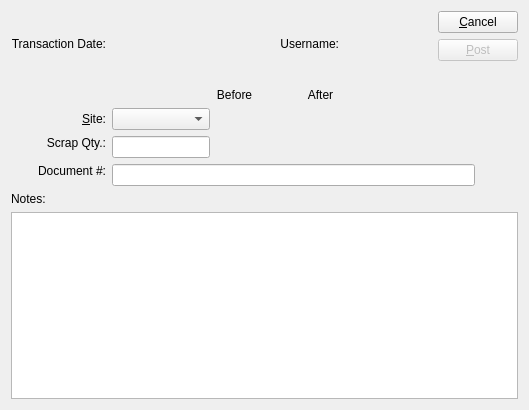
<?xml version="1.0" encoding="UTF-8"?>
<ui version="4.0">
 <comment>This file is part of the xTuple ERP: PostBooks Edition, a free and
open source Enterprise Resource Planning software suite,
Copyright (c) 1999-2019 by OpenMFG LLC, d/b/a xTuple.
It is licensed to you under the Common Public Attribution License
version 1.0, the full text of which (including xTuple-specific Exhibits)
is available at www.xtuple.com/CPAL.  By using this software, you agree
to be bound by its terms.</comment>
 <class>scrapTrans</class>
 <widget class="QWidget" name="scrapTrans">
  <property name="geometry">
   <rect>
    <x>0</x>
    <y>0</y>
    <width>529</width>
    <height>410</height>
   </rect>
  </property>
  <property name="windowTitle">
   <string>Scrap Transaction</string>
  </property>
  <layout class="QGridLayout" name="gridLayout">
   <item row="0" column="0">
    <widget class="QLabel" name="_transDateLit">
     <property name="text">
      <string>Transaction Date:</string>
     </property>
     <property name="alignment">
      <set>Qt::AlignRight|Qt::AlignTrailing|Qt::AlignVCenter</set>
     </property>
    </widget>
   </item>
   <item row="0" column="1" colspan="4">
    <widget class="DLineEdit" name="_transDate"/>
   </item>
   <item row="0" column="5" colspan="3">
    <widget class="QLabel" name="_usernameLit">
     <property name="text">
      <string>Username:</string>
     </property>
     <property name="alignment">
      <set>Qt::AlignRight|Qt::AlignTrailing|Qt::AlignVCenter</set>
     </property>
    </widget>
   </item>
   <item row="0" column="8">
    <widget class="QLabel" name="_username">
     <property name="sizePolicy">
      <sizepolicy hsizetype="Expanding" vsizetype="Preferred">
       <horstretch>0</horstretch>
       <verstretch>0</verstretch>
      </sizepolicy>
     </property>
    </widget>
   </item>
   <item row="0" column="10" rowspan="2" colspan="2">
    <layout class="QVBoxLayout">
     <item>
      <widget class="QPushButton" name="_close">
       <property name="text">
        <string>&amp;Cancel</string>
       </property>
      </widget>
     </item>
     <item>
      <widget class="QPushButton" name="_post">
       <property name="enabled">
        <bool>false</bool>
       </property>
       <property name="text">
        <string>&amp;Post</string>
       </property>
       <property name="autoDefault">
        <bool>true</bool>
       </property>
       <property name="default">
        <bool>true</bool>
       </property>
      </widget>
     </item>
     <item>
      <spacer>
       <property name="orientation">
        <enum>Qt::Vertical</enum>
       </property>
       <property name="sizeType">
        <enum>QSizePolicy::Expanding</enum>
       </property>
       <property name="sizeHint" stdset="0">
        <size>
         <width>20</width>
         <height>20</height>
        </size>
       </property>
      </spacer>
     </item>
    </layout>
   </item>
   <item row="1" column="0" colspan="9">
    <widget class="ItemCluster" name="_item"/>
   </item>
   <item row="2" column="4">
    <widget class="QLabel" name="_beforeLit">
     <property name="maximumSize">
      <size>
       <width>80</width>
       <height>32767</height>
      </size>
     </property>
     <property name="text">
      <string>Before</string>
     </property>
     <property name="alignment">
      <set>Qt::AlignCenter</set>
     </property>
    </widget>
   </item>
   <item row="2" column="6" colspan="2">
    <widget class="QLabel" name="_afterLit">
     <property name="text">
      <string>After</string>
     </property>
     <property name="alignment">
      <set>Qt::AlignCenter</set>
     </property>
    </widget>
   </item>
   <item row="3" column="0">
    <widget class="QLabel" name="_warehouseLit">
     <property name="text">
      <string>&amp;Site:</string>
     </property>
     <property name="alignment">
      <set>Qt::AlignRight|Qt::AlignTrailing|Qt::AlignVCenter</set>
     </property>
     <property name="buddy">
      <cstring>_warehouse</cstring>
     </property>
    </widget>
   </item>
   <item row="3" column="4" colspan="2">
    <widget class="XLabel" name="_beforeQty">
     <property name="minimumSize">
      <size>
       <width>80</width>
       <height>0</height>
      </size>
     </property>
     <property name="alignment">
      <set>Qt::AlignRight|Qt::AlignTrailing|Qt::AlignVCenter</set>
     </property>
    </widget>
   </item>
   <item row="3" column="6" colspan="3">
    <widget class="XLabel" name="_afterQty">
     <property name="minimumSize">
      <size>
       <width>80</width>
       <height>0</height>
      </size>
     </property>
     <property name="alignment">
      <set>Qt::AlignRight|Qt::AlignTrailing|Qt::AlignVCenter</set>
     </property>
    </widget>
   </item>
   <item row="5" column="0">
    <widget class="QLabel" name="_qtyLit">
     <property name="text">
      <string>Scrap Qty.:</string>
     </property>
     <property name="alignment">
      <set>Qt::AlignRight|Qt::AlignTrailing|Qt::AlignVCenter</set>
     </property>
    </widget>
   </item>
   <item row="5" column="1" rowspan="2" colspan="3">
    <widget class="XLineEdit" name="_qty">
     <property name="alignment">
      <set>Qt::AlignRight</set>
     </property>
    </widget>
   </item>
   <item row="6" column="0" rowspan="2">
    <widget class="QLabel" name="_documentNumLit">
     <property name="text">
      <string>Document #:</string>
     </property>
     <property name="alignment">
      <set>Qt::AlignRight|Qt::AlignTrailing|Qt::AlignVCenter</set>
     </property>
    </widget>
   </item>
   <item row="7" column="1" colspan="10">
    <widget class="XLineEdit" name="_documentNum"/>
   </item>
   <item row="8" column="0">
    <widget class="QLabel" name="_notesLit">
     <property name="text">
      <string>Notes:</string>
     </property>
    </widget>
   </item>
   <item row="9" column="0" colspan="12">
    <widget class="XTextEdit" name="_notes">
     <property name="sizePolicy">
      <sizepolicy hsizetype="Expanding" vsizetype="Expanding">
       <horstretch>0</horstretch>
       <verstretch>1</verstretch>
      </sizepolicy>
     </property>
     <property name="spellEnable">
      <bool>true</bool>
     </property>
    </widget>
   </item>
   <item row="3" column="1" colspan="3">
    <widget class="WComboBox" name="_warehouse"/>
   </item>
   <item row="0" column="9">
    <spacer>
     <property name="orientation">
      <enum>Qt::Horizontal</enum>
     </property>
     <property name="sizeType">
      <enum>QSizePolicy::Expanding</enum>
     </property>
     <property name="sizeHint" stdset="0">
      <size>
       <width>47</width>
       <height>65</height>
      </size>
     </property>
    </spacer>
   </item>
  </layout>
 </widget>
 <layoutdefault spacing="6" margin="11"/>
 <customwidgets>
  <customwidget>
   <class>DLineEdit</class>
   <extends>QWidget</extends>
   <header>datecluster.h</header>
   <container>1</container>
  </customwidget>
  <customwidget>
   <class>ItemCluster</class>
   <extends>QWidget</extends>
   <header>itemcluster.h</header>
   <container>1</container>
  </customwidget>
  <customwidget>
   <class>WComboBox</class>
   <extends>XComboBox</extends>
   <header>wcombobox.h</header>
  </customwidget>
  <customwidget>
   <class>XComboBox</class>
   <extends>QComboBox</extends>
   <header>xcombobox.h</header>
  </customwidget>
  <customwidget>
   <class>XLabel</class>
   <extends>QLabel</extends>
   <header>xlabel.h</header>
  </customwidget>
  <customwidget>
   <class>XLineEdit</class>
   <extends>QLineEdit</extends>
   <header>xlineedit.h</header>
   <container>1</container>
  </customwidget>
  <customwidget>
   <class>XTextEdit</class>
   <extends>QTextEdit</extends>
   <header>xtextedit.h</header>
  </customwidget>
 </customwidgets>
 <tabstops>
  <tabstop>_transDate</tabstop>
  <tabstop>_item</tabstop>
  <tabstop>_warehouse</tabstop>
  <tabstop>_qty</tabstop>
  <tabstop>_documentNum</tabstop>
  <tabstop>_notes</tabstop>
  <tabstop>_post</tabstop>
  <tabstop>_close</tabstop>
 </tabstops>
 <includes>
  <include location="global">parameter.h</include>
 </includes>
 <resources/>
 <connections>
  <connection>
   <sender>_item</sender>
   <signal>valid(bool)</signal>
   <receiver>_post</receiver>
   <slot>setEnabled(bool)</slot>
   <hints>
    <hint type="sourcelabel">
     <x>20</x>
     <y>20</y>
    </hint>
    <hint type="destinationlabel">
     <x>20</x>
     <y>20</y>
    </hint>
   </hints>
  </connection>
  <connection>
   <sender>_close</sender>
   <signal>clicked()</signal>
   <receiver>scrapTrans</receiver>
   <slot>close()</slot>
   <hints>
    <hint type="sourcelabel">
     <x>20</x>
     <y>20</y>
    </hint>
    <hint type="destinationlabel">
     <x>20</x>
     <y>20</y>
    </hint>
   </hints>
  </connection>
  <connection>
   <sender>_item</sender>
   <signal>newId(int)</signal>
   <receiver>_warehouse</receiver>
   <slot>findItemsites(int)</slot>
   <hints>
    <hint type="sourcelabel">
     <x>20</x>
     <y>20</y>
    </hint>
    <hint type="destinationlabel">
     <x>20</x>
     <y>20</y>
    </hint>
   </hints>
  </connection>
  <connection>
   <sender>_item</sender>
   <signal>warehouseIdChanged(int)</signal>
   <receiver>_warehouse</receiver>
   <slot>setId(int)</slot>
   <hints>
    <hint type="sourcelabel">
     <x>20</x>
     <y>20</y>
    </hint>
    <hint type="destinationlabel">
     <x>20</x>
     <y>20</y>
    </hint>
   </hints>
  </connection>
 </connections>
</ui>
